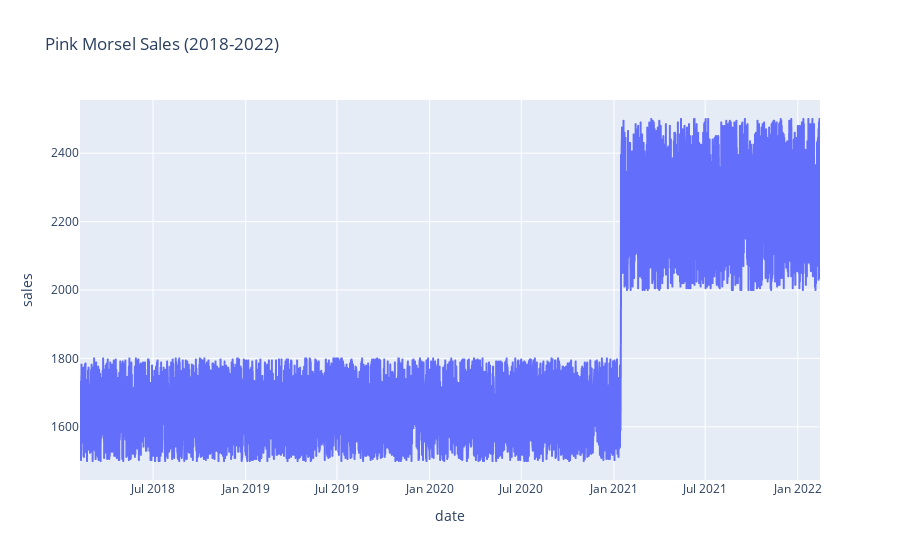

Source (notebook cell):
### Code cell
fig

### Figure 1 — Plotly figure (JSON) as saved in the notebook; plotly's stock layout.template omitted (floating-point values rounded to 4 significant figures; data arrays with more than 128 entries replaced by an {"elided": "..."} marker saying what was removed)
{"data": [{"hovertemplate": "date=%{x}<br>sales=%{y}<extra></extra>", "legendgroup": "", "line": {"color": "#636efa", "dash": "solid"}, "marker": {"symbol": "circle"}, "mode": "lines", "name": "", "showlegend": false, "type": "scattergl", "x": {"elided": "5880 str values"}, "xaxis": "x", "y": {"elided": "5880 int values"}, "yaxis": "y"}], "layout": {"legend": {"tracegroupgap": 0}, "title": {"text": "Pink Morsel Sales (2018-2022)"}, "xaxis": {"anchor": "y", "domain": [0, 1], "title": {"text": "date"}}, "yaxis": {"anchor": "x", "domain": [0, 1], "title": {"text": "sales"}}}}
